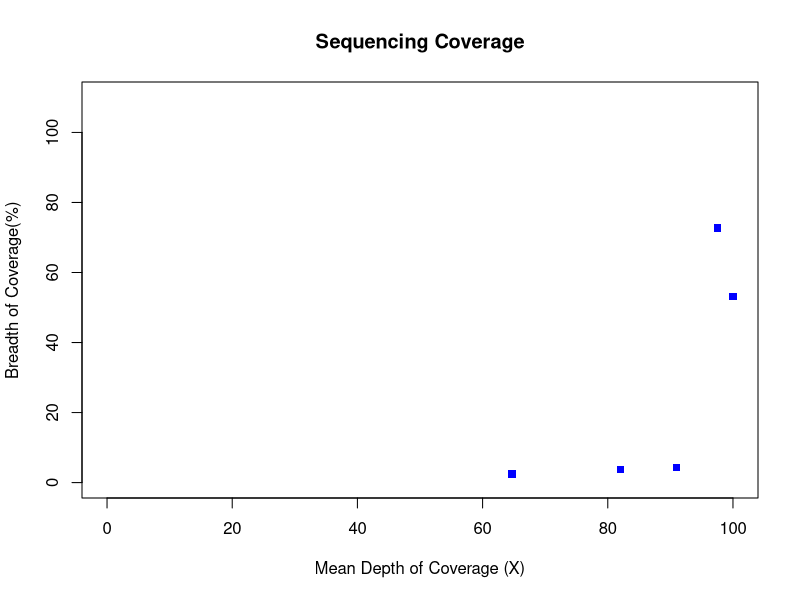

Here is the R script that generated this plot:
x <- c(3.70732, 4.27473, 2.47423, 53.1429, 72.6667)
y <- c(82, 91, 64.6667, 100, 97.5)

plot(y,x, xlab="Mean Depth of Coverage (X)", ylab="Breadth of Coverage(%)", main="Sequencing Coverage", ylim=c(0,110), xlim=c(0,100), pch=15, col="blue")

